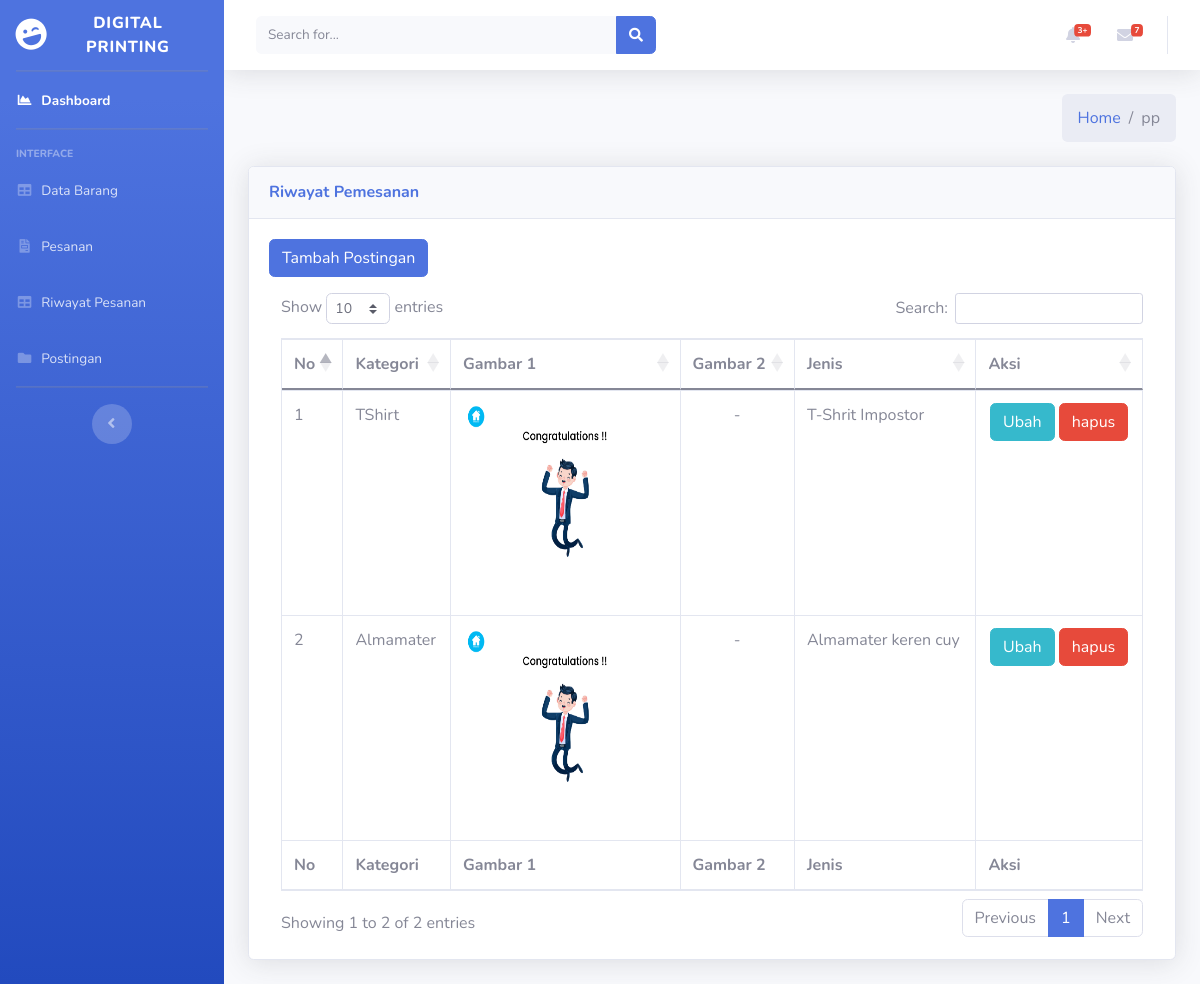
Before: /index.php/admin/postingan with the older database file.
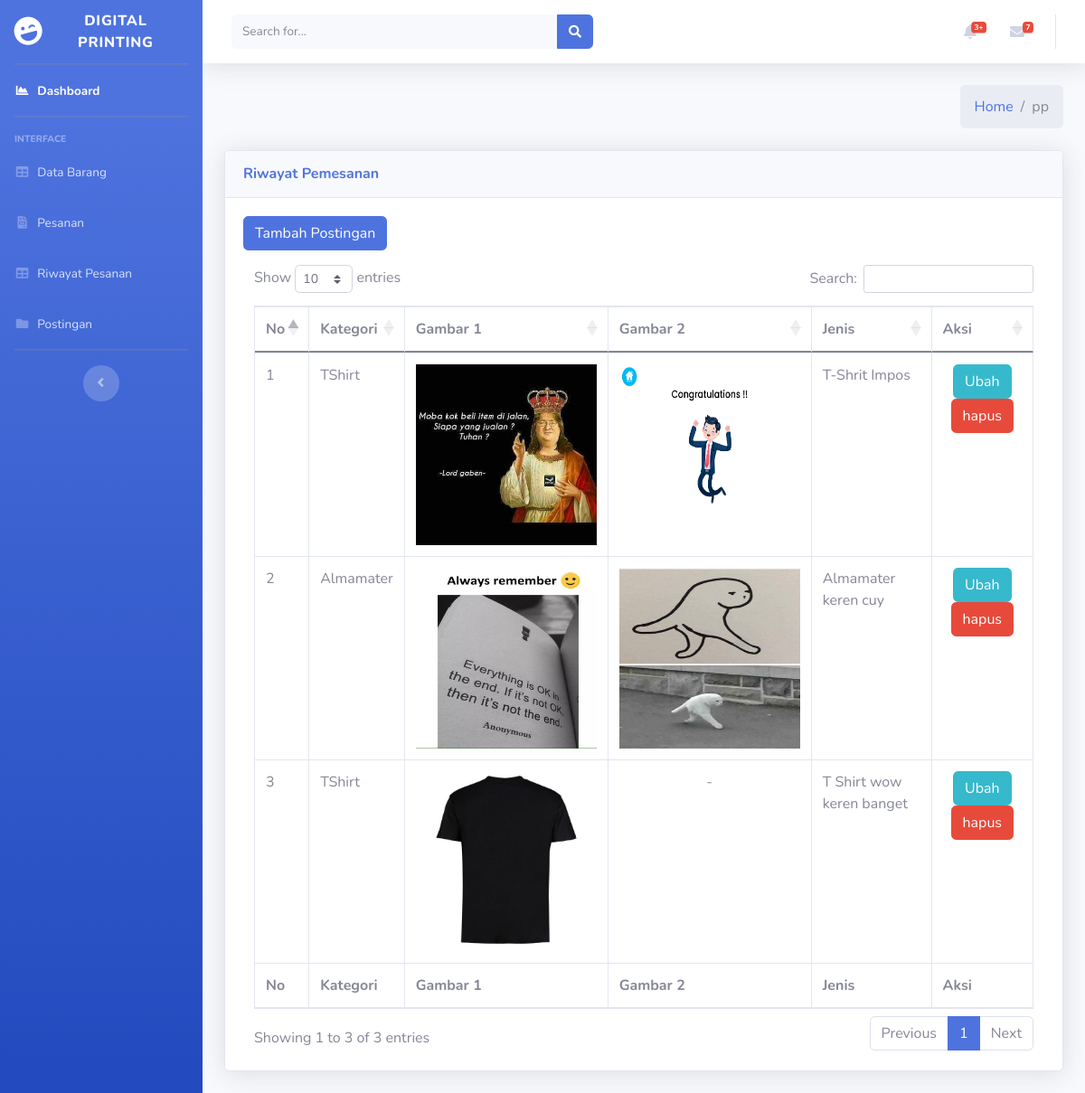
After: the same page with the newer database file.
### tables this page shows
CREATE TABLE `postingan` (
  `id_posting` int(11) NOT NULL,
  `gambar` varchar(250) NOT NULL,
  `gambar2` varchar(250) NOT NULL,
  `id_kategori` int(11) NOT NULL,
  `jenis` varchar(250) NOT NULL,
  `caption` varchar(250) NOT NULL,
  `tanggal_upload` date NOT NULL
);

CREATE TABLE `kategori` (
  `id_kategori` int(11) NOT NULL,
  `nama_kategori` varchar(250) NOT NULL,
  `gambar_kategori` varchar(250) NOT NULL,
  `list_paket` varchar(250) NOT NULL
);

### application/controllers/Admin.php (called while the page is built, shortened)
<?php
class Admin extends CI_Controller
{
    public function __construct()
    {
        $this->load->model('Admin_model');
    }
    public function postingan()
    {
        $data['title'] = 'Postingan';
        $data['admindata'] = $this->Admin_model->getAdmin();
        $data['postingan'] = $this->Admin_model->allPostingan();
        $this->load->view('templates/header', $data);
        $this->load->view('templates/sidebar', $data);
        $this->load->view('admin/postingan', $data);
        $this->load->view('templates/footer', $data);
    }
}

### index.php (called while the page is built, shortened)
<?php
require_once BASEPATH.'core/CodeIgniter.php';

### application/models/Admin_model.php (called while the page is built, shortened)
<?php
class Admin_model extends CI_model
{
    public function allPostingan()
    {
        $this->db->select('*');
        $this->db->from('postingan');
        $this->db->join('kategori', 'postingan.id_kategori=kategori.id_kategori');
        return $this->db->get()->result_array();
    }
}

### application/views/admin/postingan.php (the view, shortened to what this page needs)
<div class="content-wrapper">
    <div class="content-header">
        <div class="container-fluid">
            <div class="row mb-2">
                <div class="col-sm-6">
                </div>
                <div class="col-sm-6">
                    <ol class="breadcrumb float-sm-right">
                        <li class="breadcrumb-item"><a href="<?php echo base_url(
                                                                    'Barang/index/'
                                                                ); ?>">Home</a></li>
                        <li class="breadcrumb-item active">pp</li>
                    </ol>
                </div>
            </div>
        </div>
    </div>
    <div class="content">
        <div class="container-fluid">
            <div class="card shadow mb-4">
                <div class="card-header py-3">
                    <h6 class="m-0 font-weight-bold text-primary">Riwayat Pemesanan</h6>
                </div>
                <div class="card-body">
                    <a href="<?= base_url('admin/tambahPostingan/') ?>" class="btn btn-primary mb-3">Tambah Postingan</a>
                    <div class="table-responsive">
                        <div class="dataTables_wrapper dt-bootstrap4" id="dataTable_wrapper">
                            <div class="row">
                                <table id="example" class="table table-bordered dataTable" style="width:100%;">
                                    <thead>
                                        <tr>
                                            <th>No</th>
                                            <th>Kategori</th>
                                            <th>Gambar 1</th>
                                            <th>Gambar 2</th>
                                            <th>Jenis</th>
                                            <th>Aksi</th>
                                        </tr>
                                    </thead>
                                    <tbody>
                                        <?php
                                        $no = 1;
                                        foreach ($postingan as $a) { ?>
                                            <tr>
                                                <td><?= $no++ ?></td>
                                                <td><?= $a['nama_kategori'] ?></td>
                                                <?php if ($a['gambar'] == null) { ?>
                                                    <td align="center">
                                                        -
                                                    </td>
                                                <?php } else { ?>
                                                    <td align="center">
                                                        <img src="<?= base_url('assetsKonsumen/images/product/') . $a['gambar'] ?>" width="200px" height="200px">
                                                    </td>
                                                <?php } ?>
                                                <?php if ($a['gambar2'] == null) { ?>
                                                    <td align="center">
                                                        -
                                                    </td>
                                                <?php } else { ?>
                                                    <td align="center">
                                                        <img src="<?= base_url('assetsKonsumen/images/product/') . $a['gambar2'] ?>" width="200px" height="200px">
                                                    </td>
                                                <?php } ?>
                                                <td><?= $a['jenis'] ?> </td>
                                                <td>
                                                    <center>
                                                        <a href="<?= base_url('admin/ubahPostingan/') . $a['id_posting'] ?>" class="btn btn-info">Ubah</a>
                                                        <a href="<?= base_url('admin/hapusPostingan/') . $a['id_posting'] ?>" class="btn btn-danger">hapus</a>
                                                    </center>
                                                </td>
                                            </tr>
                                        <?php } ?>
                                    </tbody>
                                    <tfoot>
                                        <tr>
                                            <th>No</th>
                                            <th>Kategori</th>
                                            <th>Gambar 1</th>
                                            <th>Gambar 2</th>
                                            <th>Jenis</th>
                                            <th>Aksi</th>
                                        </tr>
                                    </tfoot>
                                </table>
                            </div>
                        </div>
                    </div>
                </div>
            </div>
        </div>
    </div>
</div>
</div>
</div>

### application/views/templates/header.php (shortened to what this page needs)
<!DOCTYPE html>
<html lang="en">
<head>
	<link rel="stylesheet" href="https://cdnjs.cloudflare.com/ajax/libs/twitter-bootstrap/4.5.2/css/bootstrap.css">
	<link rel="stylesheet" href="https://cdn.datatables.net/1.10.23/css/dataTables.bootstrap4.min.css">
	<link href="https://cdn.jsdelivr.net/npm/bootstrap@5.0.0-beta1/dist/css/bootstrap.min.css" rel="stylesheet">
	<link href="<?php echo base_url() ?>assets/vendor/fontawesome-free/css/all.min.css" rel="stylesheet" type="text/css">
	<link href="<?php echo base_url() ?>assets/css/sb-admin-2.min.css" rel="stylesheet">
</head>
<body id="page-top">
	<div id="wrapper">
		<ul class="navbar-nav bg-gradient-primary sidebar sidebar-dark accordion" id="accordionSidebar">
			<a class="sidebar-brand d-flex align-items-center justify-content-center" href="<?php echo base_url('Admin/index') ?>">
				<div class="sidebar-brand-icon rotate-n-15">
					<i class="fas fa-laugh-wink"></i>
				</div>
				<div class="sidebar-brand-text mx-3">Digital Printing</div>
			</a>
			<hr class="sidebar-divider my-0">
			<li class="nav-item active">
				<a class="nav-link" href="<?php echo base_url('Admin/index') ?>">
					<i class="fas fa-fw fa-chart-area"></i>
					<span>Dashboard</span></a>
			</li>
			<hr class="sidebar-divider">
			<div class="sidebar-heading">
				Interface
			</div>
			<li class="nav-item">
				<a class="nav-link" href="<?php echo base_url('admin/barang'); ?>">
					<i class="fas fa-fw fa-table"></i>
					<span>Data Barang</span></a>
			</li>
			<li class="nav-item">
				<a class="nav-link" href="<?php echo base_url('admin/daftarPesanan'); ?>">
					<i class="fas fa-fw fa-file-invoice"></i>
					<span>Pesanan</span>
				</a>
			</li>
			<li class="nav-item">
				<a class="nav-link" href="<?= base_url('admin/HistoriPesanan') ?>">
					<i class="fas fa-fw fa-table"></i>
					<span>Riwayat Pesanan</span></a>
			</li>
			<li class="nav-item">
				<a class="nav-link" href="<?= base_url('admin/postingan') ?>">
					<i class="fas fa-fw fa-folder"></i>
					<span>Postingan</span></a>
			</li>
			<hr class="sidebar-divider d-none d-md-block">
			<div class="text-center d-none d-md-inline">
				<button class="rounded-circle border-0" id="sidebarToggle"></button>
			</div>
		</ul>

### application/views/templates/sidebar.php (shortened to what this page needs)
<div id="content-wrapper" class="d-flex flex-column">
  <div id="content">
    <nav class="navbar navbar-expand navbar-light bg-white topbar mb-4 static-top shadow">
      <form class="d-none d-sm-inline-block form-inline mr-auto ml-md-3 my-2 my-md-0 mw-100 navbar-search">
        <div class="input-group">
          <input type="text" class="form-control bg-light border-0 small" placeholder="Search for..." aria-label="Search" aria-describedby="basic-addon2">
          <div class="input-group-append">
            <button class="btn btn-primary" type="button">
              <i class="fas fa-search fa-sm"></i>
            </button>
          </div>
        </div>
      </form>
      <ul class="navbar-nav ml-auto">
        <li class="nav-item dropdown no-arrow mx-1">
          <a class="nav-link dropdown-toggle" href="#" id="alertsDropdown" role="button" data-toggle="dropdown" aria-haspopup="true" aria-expanded="false">
            <i class="fas fa-bell fa-fw"></i>
            <span class="badge badge-danger badge-counter">3+</span>
          </a>
        </li>
        <li class="nav-item dropdown no-arrow mx-1">
          <a class="nav-link dropdown-toggle" href="#" id="messagesDropdown" role="button" data-toggle="dropdown" aria-haspopup="true" aria-expanded="false">
            <i class="fas fa-envelope fa-fw"></i>
            <span class="badge badge-danger badge-counter">7</span>
          </a>
        </li>
      </ul>
    </nav>

### application/views/templates/footer.php (shortened to what this page needs)
</div>
</body>
</html>

Changed rows visible on the page:
changed postingan: gambar: a different picture; gambar2: picture added; jenis "T-Shrit Impostor" → "T-Shrit Impos"; no longer shows "-"
changed postingan "Almamater keren cuy": gambar: a different picture; gambar2: picture added; no longer shows "-"
added postingan: id_kategori.nama_kategori "TShirt", gambar (picture), jenis "T Shirt wow keren banget"
Other visible differences:
text written by a page script: "Show entries Search: Showing 1 to 2 of 2 entries Previous 1 Next" → "Show entries Search: Showing 1 to 3 of 3 entries Previous 1 Next"
